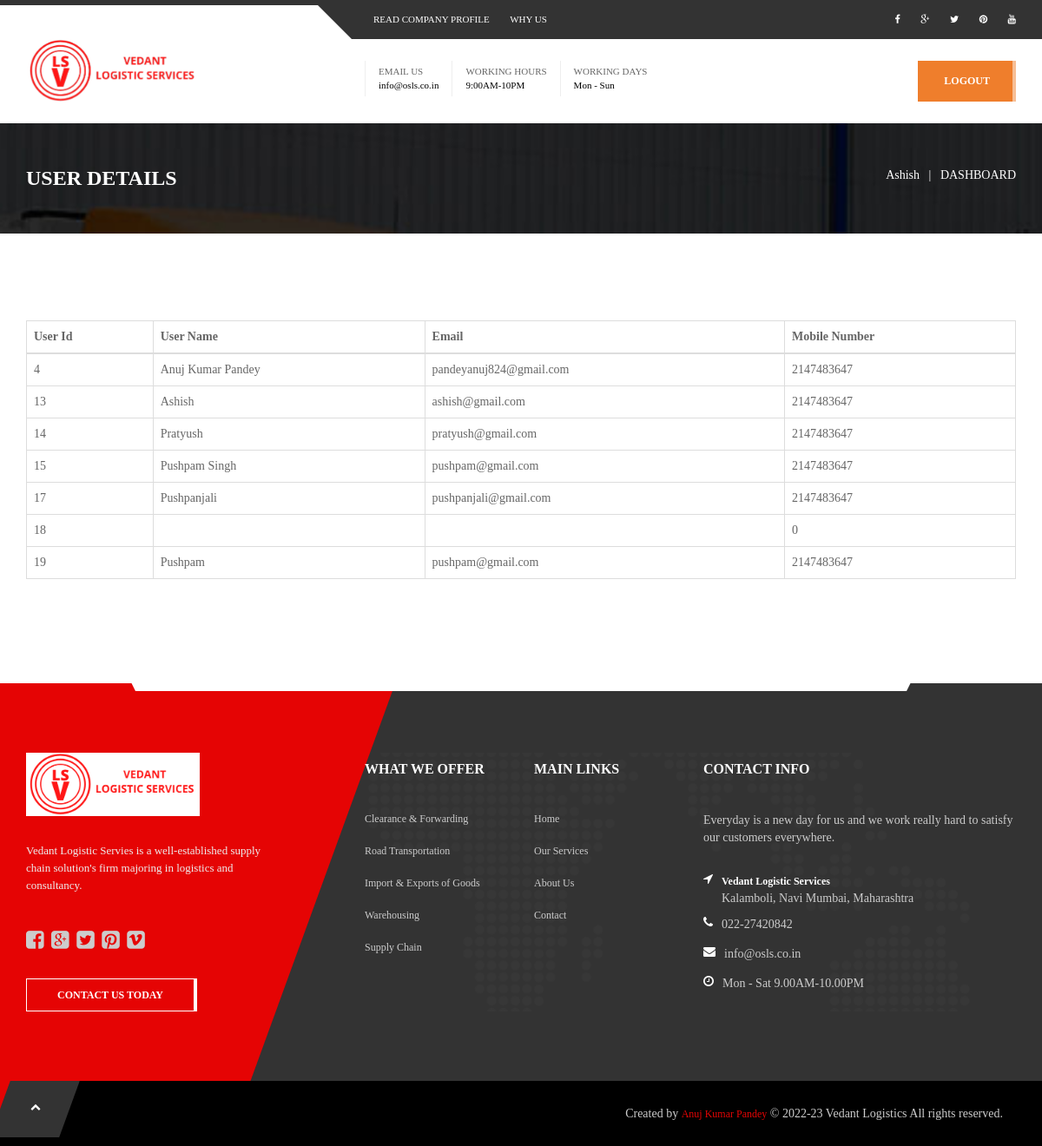
/user_details.php (signed in), run on the app's committed database.
### tables this page shows
CREATE TABLE `useraccount` (
  `user_id` int(11) NOT NULL,
  `FullName` varchar(255) NOT NULL,
  `Email` varchar(255) NOT NULL,
  `Password` varchar(255) NOT NULL,
  `C_Password` varchar(255) NOT NULL,
  `Phone` int(20) NOT NULL
);

### user_details.php (the view, shortened to what this page needs)
<?php
    $host="localhost";
    $user="root";
    $password="";
    $db="vls";
    $link = mysqli_connect($host,$user,$password,$db);
    $k=$_SESSION['FullName'];
?>
	<?php include 'head.php' ?>
		<body data-scrolling-animations="true">
			<div class="sp-body">
				<header id="this-is-top">
					<div class="container-fluid">
						<div class="topmenu row">
							<nav class="col-sm-offset-3 col-md-offset-4 col-lg-offset-4 col-sm-6 col-md-5 col-lg-5"> <a href="#">read company profile</a> <a href="#">WHY US</a> </nav>
							<nav class="text-right col-sm-3 col-md-3 col-lg-3"> <a href="#"><i class="fa fa-facebook"></i></a> <a href="#"><i class="fa fa-google-plus"></i></a> <a href="#"><i class="fa fa-twitter"></i></a> <a href="#"><i class="fa fa-pinterest"></i></a> <a href="#"><i class="fa fa-youtube"></i></a> </nav>
						</div>
						<div class="row header">
							<div class="col-sm-3 col-md-3 col-lg-3"> <img src="img/logo1.png" width="200px" alt="Vedant Logistics" /> </div>
							<div class="col-sm-offset-1 col-md-offset-1 col-lg-offset-1 col-sm-8 col-md-8 col-lg-8">
								<div class="text-right header-padding">
									<div class="h-block"><span>EMAIL US</span>info@osls.co.in</div>
									<div class="h-block"><span>WORKING HOURS</span> 9:00AM-10PM</div>
									<div class="h-block"><span>WORKING DAYS</span>Mon - Sun</div> <a class="btn btn-success" href="login.php" type="submit" name="logout">LOGOUT</a> </div>
							</div>
						</div>
						</nav> <a id="menu-close" href="#"><i class="fa fa-times"></i></a> </div>
				</header>
				<div class="bg-image page-title">
					<div class="container-fluid"> <a href="#"><h1>USER DETAILS</h1></a>
						<div class="pull-right">
							<a href="#">
								<?php echo $k; ?>
							</a> &nbsp;&nbsp;|&nbsp;&nbsp; <a href="admin_dashboard.php">DASHBOARD</a> </div>
					</div>
				</div>
				<br>
				<div class="container-fluid block-content">
					<table class="table table-bordered">
						<thead class="thead_dark">
							<tr>
								<th scope="col">User Id</th>
								<th scope="col">User Name</th>
								<th scope="col">Email</th>
								<th scope="col">Mobile Number</th>
							</tr>
						</thead>
		<?php
        $sql3 = "select * from useraccount";
        $result=mysqli_query($link,$sql3);
    	$count=mysqli_num_rows($result);
        if($count){
            while($row=mysqli_fetch_assoc($result)){
                echo
                '<tr>
					<td>
						'.$row["user_id"].'
					</td>
                    <td>
                        '.$row["FullName"].'
                    </td>
                    <td>
                        '.$row["Email"].'
                    </td>
                    <td>
                        '.$row["Phone"].'
                    </td>
                </tr>';
            }
        }
    ?>
					</table>
				</div>
				<br>
				<?php include 'footer.php' ?>
			</div>
		</body>
		</html>

### assets/switcher/css/color2.css (style rules this page uses)
.why-us li, .stats > div > div, .stats > div > div:hover > span:first-child, #partners .owl-buttons div, #to-top:hover, .bg-image.blog-section h3, .bg-image.blog-section div div a, .bg-image.blog-section div div a:hover, .owl-theme .owl-controls .owl-buttons div, .adress-details > div > span, .comments > div > span.author, nav.pagination a, .tags a, .recent-posts div a, ul.blog-cats li a, .attachments li a, h1, h2, h3, h4, h5, h6, ul.styled li > ul > li > a, ul.styled > li > a, .nav-tabs > li > a, .default-inp i, .our-services div > a > span > i { color:#222127; }
.why-us li span, .topmenu nav, .topmenu:before, footer, #to-top, .two-news > div div:last-child > div { background:#222127; }
header, .topmenu nav:first-child:before { border-top-color:#222127; }
.btn.btn-success, .btn-success:hover, .big-hr.color-1, .one-news > div > div, .btn.btn-sm.btn-success:before, .our-services div > a:hover:after, nav.pagination a.active, ul.styled > li.active, .nav-tabs > li.active > a, .nav-tabs > li.active > a:focus, .nav-tabs > li.active > a:hover, .info-texts:before, ul.blog-cats > li:before, ul.blog-cats li > ul { background-color:#f48929; }

### assets/switcher/css/color3.css (style rules this page uses)
.why-us li, .stats > div > div, .stats > div > div:hover > span:first-child, #partners .owl-buttons div, #to-top:hover, .bg-image.blog-section h3, .bg-image.blog-section div div a, .bg-image.blog-section div div a:hover, .owl-theme .owl-controls .owl-buttons div, .adress-details > div > span, .comments > div > span.author, nav.pagination a, .tags a, .recent-posts div a, ul.blog-cats li a, .attachments li a, h1, h2, h3, h4, h5, h6, ul.styled li > ul > li > a, ul.styled > li > a, .nav-tabs > li > a, .default-inp i, .our-services div > a > span > i { color:#292c31; }
.why-us li span, .topmenu nav, .topmenu:before, footer, #to-top, .two-news > div div:last-child > div { background:#292c31; }
header, .topmenu nav:first-child:before { border-top-color:#292c31; }
.btn.btn-success, .btn-success:hover, .big-hr.color-1, .one-news > div > div, .btn.btn-sm.btn-success:before, .our-services div > a:hover:after, nav.pagination a.active, ul.styled > li.active, .nav-tabs > li.active > a, .nav-tabs > li.active > a:focus, .nav-tabs > li.active > a:hover, .info-texts:before, ul.blog-cats > li:before, ul.blog-cats li > ul { background-color:#f04d4e; }

### assets/switcher/css/color4.css (style rules this page uses)
.why-us li, .stats > div > div, .stats > div > div:hover > span:first-child, #partners .owl-buttons div, #to-top:hover, .bg-image.blog-section h3, .bg-image.blog-section div div a, .bg-image.blog-section div div a:hover, .owl-theme .owl-controls .owl-buttons div, .adress-details > div > span, .comments > div > span.author, nav.pagination a, .tags a, .recent-posts div a, ul.blog-cats li a, .attachments li a, h1, h2, h3, h4, h5, h6, ul.styled li > ul > li > a, ul.styled > li > a, .nav-tabs > li > a, .default-inp i, .our-services div > a > span > i { color:#333; }
.why-us li span, .topmenu nav, .topmenu:before, footer, #to-top, .two-news > div div:last-child > div { background:#333; }
header, .topmenu nav:first-child:before { border-top-color:#333; }
.btn.btn-success, .btn-success:hover, .big-hr.color-1, .one-news > div > div, .btn.btn-sm.btn-success:before, .our-services div > a:hover:after, nav.pagination a.active, ul.styled > li.active, .nav-tabs > li.active > a, .nav-tabs > li.active > a:focus, .nav-tabs > li.active > a:hover, .info-texts:before, ul.blog-cats > li:before, ul.blog-cats li > ul { background-color:#09397a; }

### data on the page
useraccount: user_id "4", FullName "Anuj Kumar Pandey", Email "pandeyanuj824@gmail.com", Phone "2147483647"
useraccount: user_id "13", FullName "Ashish", Email "ashish@gmail.com", Phone "2147483647"
useraccount: user_id "14", FullName "Pratyush", Email "pratyush@gmail.com", Phone "2147483647"
useraccount: user_id "15", FullName "Pushpam Singh", Email "pushpam@gmail.com", Phone "2147483647"
useraccount: user_id "17", FullName "Pushpanjali", Email "pushpanjali@gmail.com", Phone "2147483647"
useraccount: user_id "18", Phone "0"
useraccount: user_id "19", FullName "Pushpam", Email "pushpam@gmail.com", Phone "2147483647"

### other printed values
$k "Ashish"
